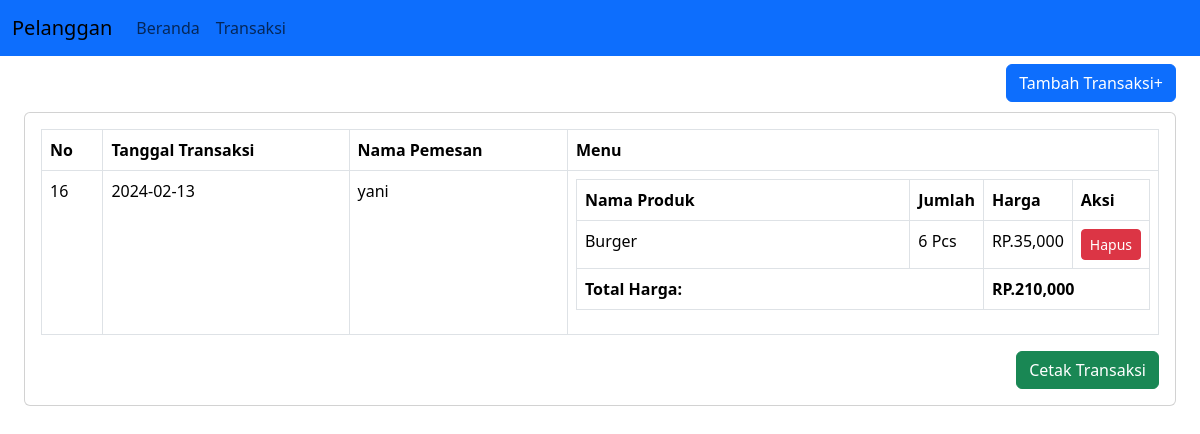
Page /daftar-transaksi.php on the committed database.
### tables this page shows
CREATE TABLE `kasir_penjualan` (
  `penjualanID` int(11) NOT NULL,
  `TanggalPenjualan` date NOT NULL,
  `total_harga` decimal(10,2) NOT NULL,
  `pelangganID` int(11) NOT NULL
);

CREATE TABLE `kasir_pelanggan` (
  `pelangganID` int(11) NOT NULL,
  `NamaPelanggan` varchar(255) NOT NULL,
  `NoMeja` int(11) NOT NULL,
  `NoTelepon` varchar(15) DEFAULT NULL
);

CREATE TABLE `kasir_produk` (
  `produkID` int(11) NOT NULL,
  `nama_produk` varchar(255) NOT NULL,
  `harga` decimal(10,2) NOT NULL,
  `stok` int(11) NOT NULL,
  `Foto` varchar(255) DEFAULT NULL,
  `Terjual` int(11) NOT NULL
);

CREATE TABLE `kasir_detailpenjualan` (
  `DetailID` int(11) NOT NULL,
  `penjualanID` int(11) NOT NULL,
  `produkID` int(11) NOT NULL,
  `JumlahProduk` int(11) NOT NULL,
  `subtotal` decimal(10,2) NOT NULL
);

### daftar-transaksi.php (the view, shortened to what this page needs)
<?php
include("header.php");
?>
<body>
      <nav class="navbar navbar-expand-lg navbar-primary bg-primary fixed-top">
        <div class="container-fluid">
            <a class="navbar-brand" href="#">Pelanggan</a>
            <div class="navbar-collapse">
                <ul class="navbar-nav">
                    <li class="nav-item">
                        <a class="nav-link" href="pilih-menu.php">Beranda</a>
                    </li>
                    <li class="nav-item">
                        <a class="nav-link" href="transaksi.php">Transaksi</a>
                    </li>
                </ul>
            </div>
        </div>
    </nav>
        <div class="p-4" id="main-content">
          <a href="transaksi.php" class="btn btn-md btn-primary float-end">Tambah Transaksi+</a>
          <div class="card mt-5">
            <div class="card-body">
            <table class="table table-bordered">
		<thead>
			<tr>
				<th>No</th>
				<th>Tanggal Transaksi</th>
                <th>Nama Pemesan</th>
				<th>Menu</th>
			</tr>
		</thead>
		<tbody>
        <?php
            include("koneksi/koneksi.php");
            $sql = $koneksi->query("SELECT * FROM kasir_penjualan ORDER BY penjualanID DESC LIMIT 1");
            while ($data= $sql->fetch_assoc()) {
        ?>
              <tr>
                <td><?php echo $data['penjualanID']?></td>
                <td><?php echo $data['TanggalPenjualan']?></td>
                <td>
                  <?php
                    $sql2 = $koneksi->query("SELECT * FROM kasir_pelanggan WHERE pelangganID = '".$data['penjualanID']."'");
                    while ($data2= $sql2->fetch_assoc()) {
                      echo $data2['NamaPelanggan'];
                    }
                  ?>
                </td>
                <td>
                    <table class="table table-bordered">
                        <thead>
                            <tr>
                                <th>Nama Produk</th>
                                <th class="col-1">Jumlah</th>
                                <th class="col-1">Harga</th>
                                <th class="col-1">Aksi</th>
                            </tr>
                        </thead>
                        <tbody>
                        <?php
                          $sql3 = $koneksi->query("SELECT * FROM kasir_detailpenjualan WHERE DetailID = '" . $data['penjualanID'] . "'");
                          $total_harga = 0;
                          while ($data3= $sql3->fetch_assoc()) {
                        ?>
                            <tr>
                              <td>
                              <?php
                                $sql4 = $koneksi->query("SELECT * FROM kasir_produk WHERE produkID = '" . $data3['produkID'] . "' ");
                                while ($data4= $sql4->fetch_assoc()) {
                                    echo $data4['nama_produk'];
                                }
                              ?>
                              </td>
                              <td><?php echo $data3['JumlahProduk']?> Pcs</td>
                              <td>RP.<?php echo number_format($data3['subtotal']) ?></td>
                              <td><?php echo"<a href='hapus-menu.php?id=$data3[penjualanID]' class='btn btn-sm btn-danger'>Hapus</a>" ?></td>
                            </tr>
                            <?php
                              $totalproduk = $data3['JumlahProduk'] * $data3['subtotal'];
                              $total_harga += $totalproduk;
                            }
                            ?>
                            <tr>
                            <td colspan='2'><strong>Total Harga:</strong></td>
                            <td colspan='2'><strong>RP.<?php echo number_format("$total_harga") ?></strong></td>
                            </tr>
                        </tbody>
                    </table>
                </td>
                <?php
                echo "</tr>";
            }
        ?>
		</tbody>
	</table>
  <a href="cetak-transaksi.php" target="_blank" class="btn btn-md btn-success float-end">Cetak Transaksi</a>
            </div>
          </div>
        </div>
</body>

### daftar-transaksi.php (style rules this page uses)
#main-content { margin-top: 40px; }

### rows in the picture
kasir_penjualan: penjualanID "16", TanggalPenjualan "2024-02-13", total_harga "210,000"
kasir_pelanggan: NamaPelanggan "yani"
kasir_detailpenjualan: JumlahProduk "6", subtotal "35,000"
kasir_produk: nama_produk "Burger"
